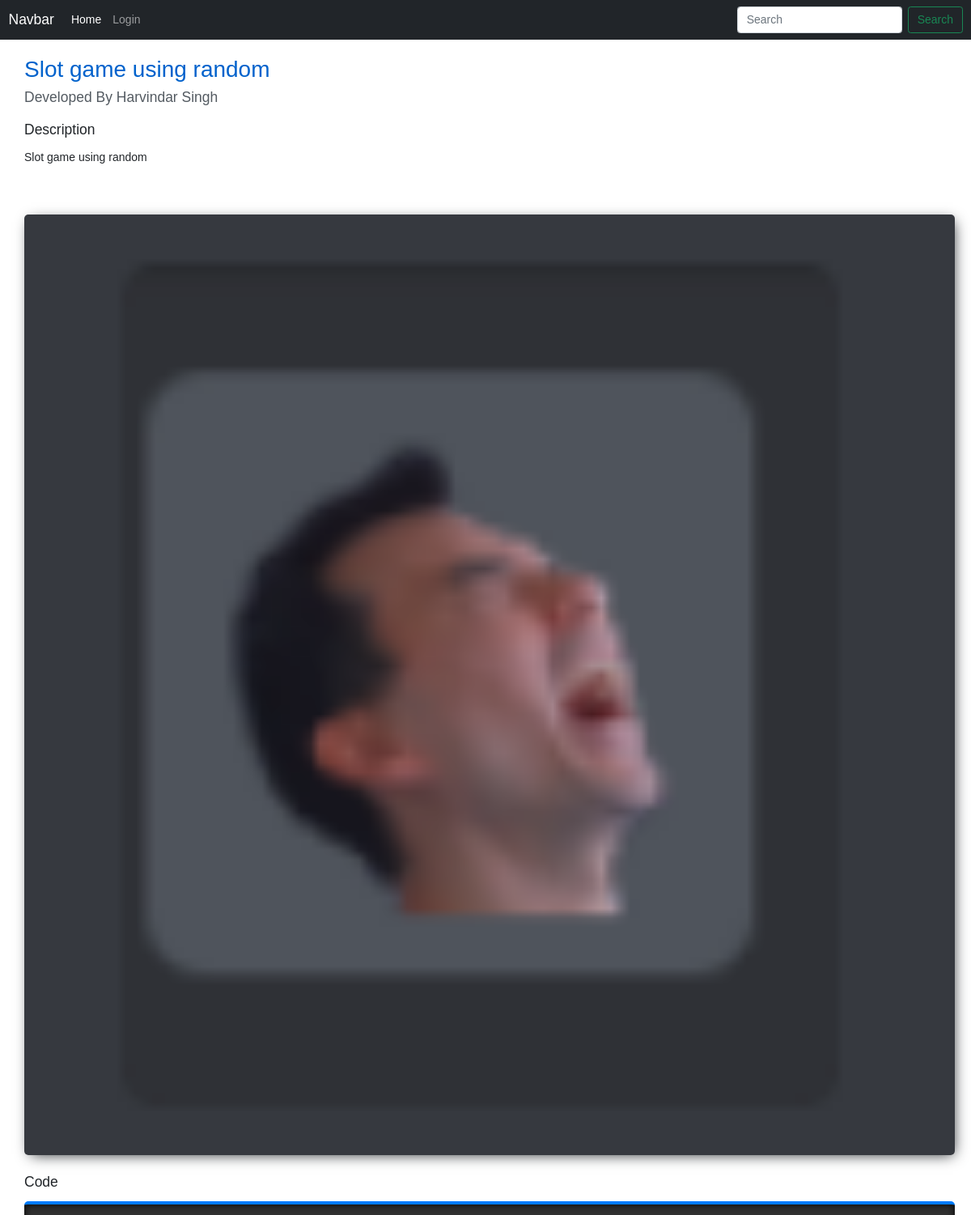
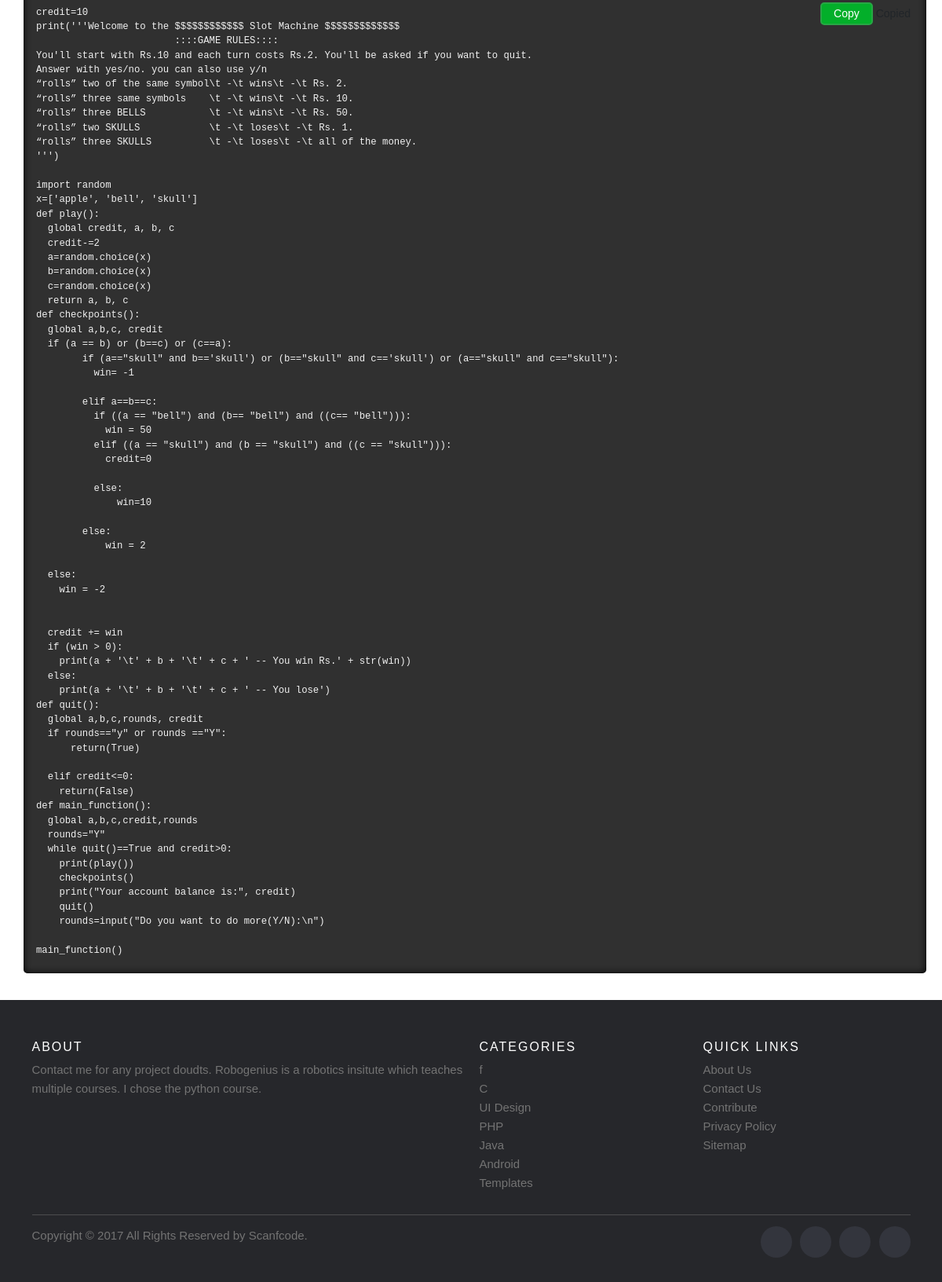
/Viewhomeproject/16/, run on the app's committed database (2 pictures, top to bottom).
### phapp/models.py (models this page shows)
class Project(models.Model):
    email = models.EmailField(max_length=254)
    image = models.ImageField(upload_to='pics')
    name = models.CharField(max_length=50)
    developer_name = models.CharField(max_length=50)
    description = models.TextField()
    code = models.TextField()

### phapp/views.py (the view)
# urls.py: path('Viewhomeproject/<int:pk>/', views.viewhomeproject, name='Viewhomeproject'),
def viewhomeproject(request, pk):
    project=Project.objects.filter(id=pk)[0]
    return render(request, 'Viewhomeproject.html', {'project': project})

### templates/Viewhomeproject.html (shortened to what this page needs)
{% extends 'index.html' %}
{% block css %}
<div class="das-view-projet-containner">
    	<div class="das-view-inner-containner">
	    	<div class="author-info">
	    		<h2>{{project.name}}</h2>
	    		<h5>Developed By {{project.developer_name}}</h5>
	    	</div>
	    	<div class="description">
	    		<h5>Description</h5>
	    		<p>{{project.description}}</p>
	    	</div>
			<img src="{{project.image.url}}">
	    	<div class="code-section">
	    		<h5>Code</h5>
	    		<div class="copybutton">
		    		<div class="popup" onclick="showmessage()">
		    		  <button onclick="copyTextToClipboard()">Copy</button>
					  <span class="popuptext" id="popMessage">Copied</span>
					</div>
	    		</div>
	    		<pre id="projectCode">{{project.code}}</pre>
	    	</div>
    	</div>
    </div>
{% endblock %}

### static/style.css (style rules this page uses)
*,:after,:before { box-sizing:border-box }
:root { --color-dark1: #161616; --color-dark2: #262626; --color-dark3: #393939; --color-white: rgba(255,255,255); --color-white1: rgba(255,255,255,.75); }
html, body { margin: 0; padding: 0; box-sizing: border-box; font-family: 'IBM Plex Sans', Arial, sans-serif; font-size: 14px; }
.das-view-projet-containner { width: 100%; height: 100%; background-color: #fff; }
.das-view-inner-containner { padding: 20px; padding-left: 30px; }
.das-view-inner-containner img { margin-bottom: 23px; margin-top: 15px; border-radius: 5px; width: 100%; box-shadow: 3px 4px 17px -5px #1d2124; }
.das-view-projet-containner .author-info h2 { color: #0062cc; }
.das-view-projet-containner .author-info h5 { color: #545b62; }
.das-view-projet-containner .code-section pre { background: #303030; width: 100%; color: #f1f1f1; padding: 20px 16px; border-radius: 5px; border-top: 4px solid #007bff; -moz-box-shadow: inset 0 0 10px #000; box-shadow: inset 0 0 10px #000; }
.das-view-projet-containner .code-section button { background-color: #03af2a; color: white; border-radius: 5px; font-size: 14px; border: 2px solid #28a745; padding: 2px 15px; }
.copybutton { float: right; padding: 20px; margin-bottom: -70px; margin-top: 0px; }
.das-view-projet-containner .description { margin-top: 19px; margin-bottom: 45px; }
.das-view-projet-containner h5 { margin-bottom: 13px; }

### data on the page
Project: name "Slot game using random", developer_name "Harvindar Singh", description "Slot game using random", image (picture), code "credit=10 print('''Welcome to the $$$$$$$$$$$$ Slot Machine $$$$$$$$$$$$$ ::::GAME RULES:::: You'll start with Rs.10 and each turn costs Rs.2. You'll be asked if you want to quit. Answer with yes/no. you can also use y/n “rolls” two of the same symbol\\t -\\t wins\\t -\\t Rs. 2. “rolls” three same symbols \\t -\\t wins\\t -\\t Rs. 10. “rolls” three BELLS \\t -\\t wins\\t -\\t Rs. 50. “rolls” two SKULLS \\t -\\t loses\\t -\\t Rs. 1. “rolls” three SKULLS \\t -\\t loses\\t -\\t all of the money. ''') import random x=['apple', 'bell', 'skull'] def play(): global credit, a, b, c credit-=2 a=random.choice(x) b=random.choice(x) c=random.choice(x) return a, b, c def checkpoints(): global a,b,c, credit if (a == b) or…"
